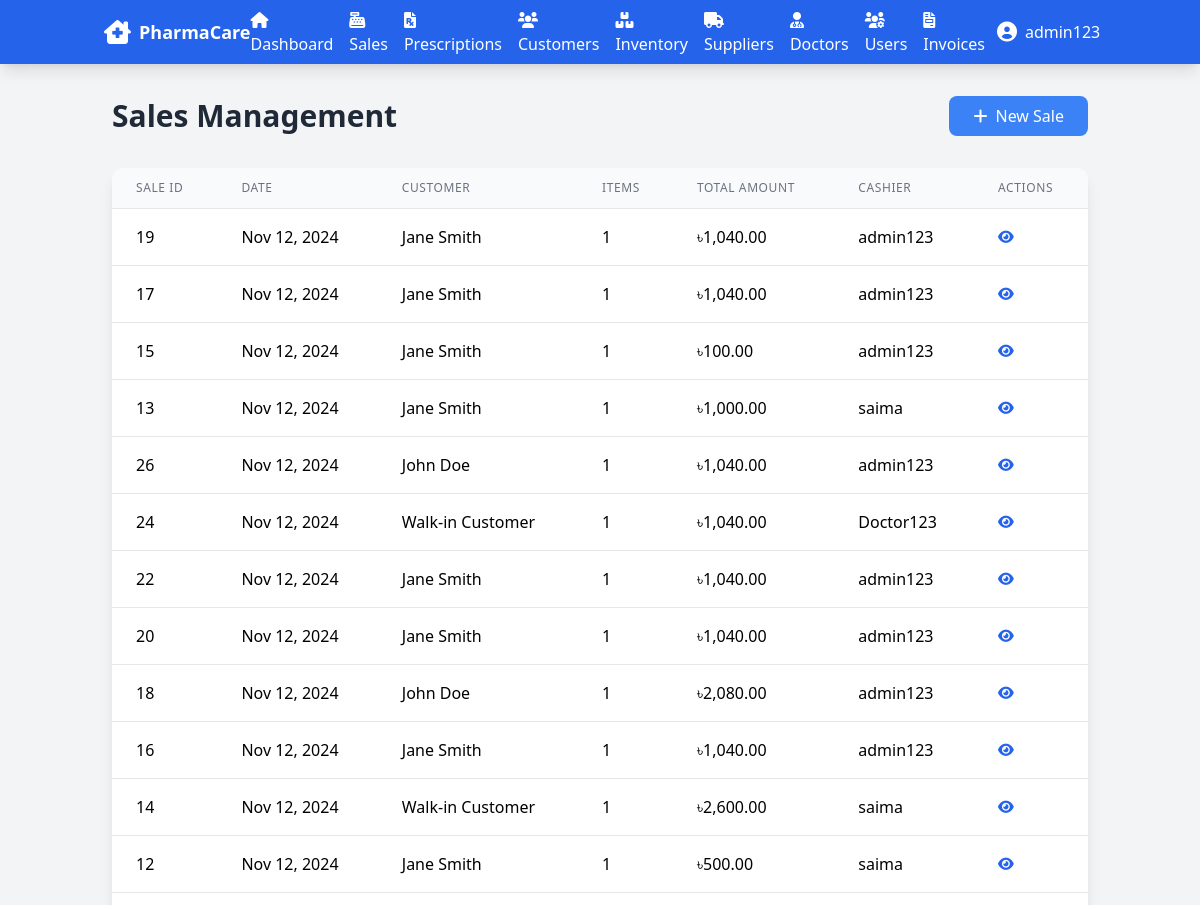
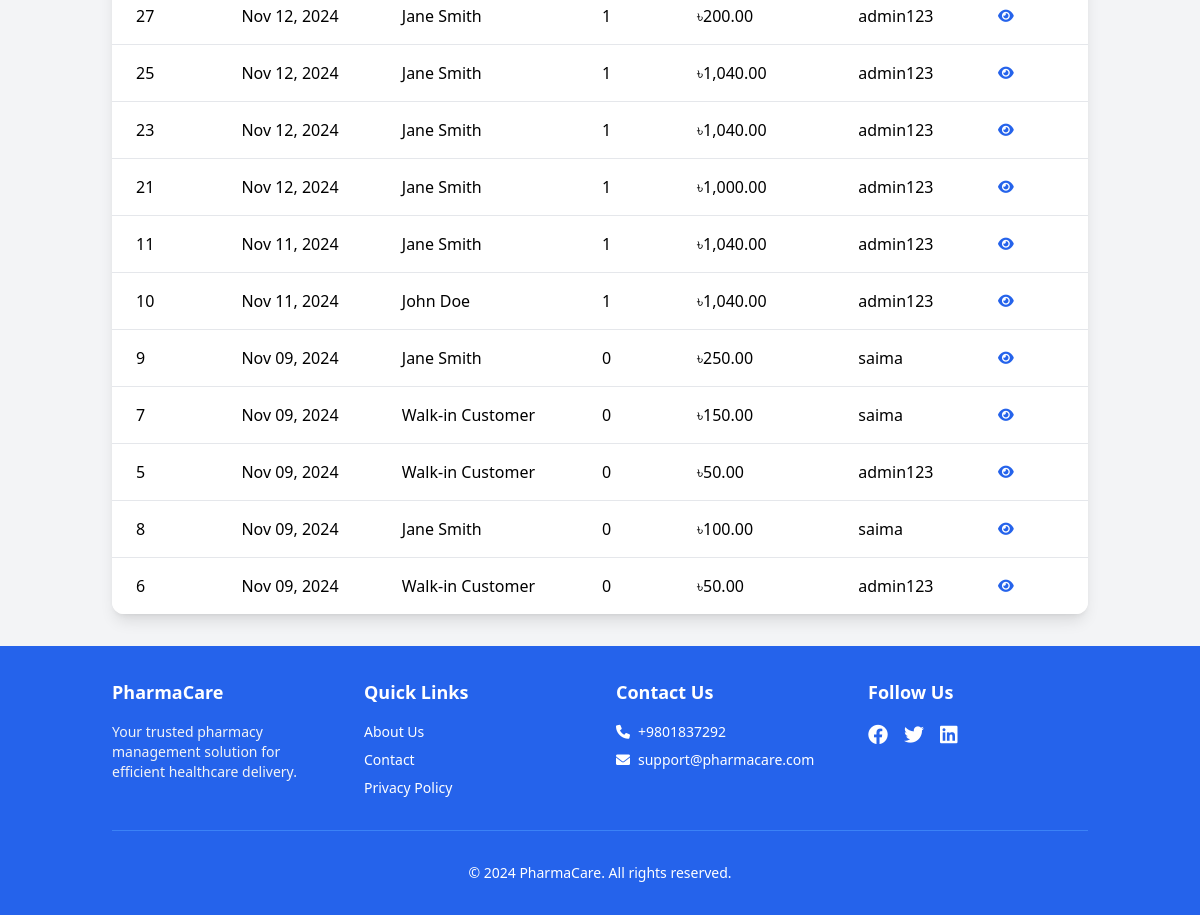
Page /sales/sales.php (signed in) on the committed database (2 pictures, top to bottom).
### tables this page shows
CREATE TABLE `counter_sale` (
  `sale_id` int(11) NOT NULL,
  `customer_id` int(11) DEFAULT NULL,
  `sale_date` date DEFAULT NULL,
  `total_amount` decimal(10,2) NOT NULL,
  `user_id` int(11) DEFAULT NULL
);

CREATE TABLE `customer` (
  `customer_id` int(11) NOT NULL,
  `name` varchar(100) NOT NULL,
  `contact_info` varchar(200) DEFAULT NULL,
  `registration_date` date DEFAULT NULL
);

CREATE TABLE `user` (
  `user_id` int(11) NOT NULL,
  `username` varchar(50) NOT NULL,
  `password_hash` varchar(255) NOT NULL,
  `role` varchar(20) DEFAULT NULL,
  `last_login` datetime DEFAULT NULL
);

### sales/sales.php (the view, shortened to what this page needs)
<?php
require_once '../includes/db_connect.php';
include_once '../includes/header.php';
$query = "
    SELECT
        cs.sale_id,
        cs.sale_date,
        cs.total_amount,
        c.name as customer_name,
        u.username as cashier_name,
        COUNT(csi.sale_item_id) as total_items
    FROM COUNTER_SALE cs
    LEFT JOIN CUSTOMER c ON cs.customer_id = c.customer_id
    LEFT JOIN USER u ON cs.user_id = u.user_id
    LEFT JOIN COUNTER_SALE_ITEM csi ON cs.sale_id = csi.sale_id
    GROUP BY cs.sale_id
    ORDER BY cs.sale_date DESC
";
$sales = $pdo->query($query)->fetchAll();
?>
<div class="container mx-auto px-6 py-8">
    <div class="flex justify-between items-center mb-8">
        <h2 class="text-3xl font-bold text-gray-800">Sales Management</h2>
        <button onclick="openNewSaleModal()"
                class="bg-blue-500 hover:bg-blue-600 text-white px-6 py-2 rounded-lg transition">
            <i class="fas fa-plus mr-2"></i>New Sale
        </button>
    </div>
    <div class="bg-white rounded-xl shadow-lg overflow-hidden">
        <table class="min-w-full divide-y divide-gray-200">
            <thead class="bg-gray-50">
                <tr>
                    <th class="px-6 py-3 text-left text-xs font-medium text-gray-500 uppercase tracking-wider">Sale ID</th>
                    <th class="px-6 py-3 text-left text-xs font-medium text-gray-500 uppercase tracking-wider">Date</th>
                    <th class="px-6 py-3 text-left text-xs font-medium text-gray-500 uppercase tracking-wider">Customer</th>
                    <th class="px-6 py-3 text-left text-xs font-medium text-gray-500 uppercase tracking-wider">Items</th>
                    <th class="px-6 py-3 text-left text-xs font-medium text-gray-500 uppercase tracking-wider">Total Amount</th>
                    <th class="px-6 py-3 text-left text-xs font-medium text-gray-500 uppercase tracking-wider">Cashier</th>
                    <th class="px-6 py-3 text-left text-xs font-medium text-gray-500 uppercase tracking-wider">Actions</th>
                </tr>
            </thead>
            <tbody class="bg-white divide-y divide-gray-200">
                <?php foreach ($sales as $sale): ?>
                    <tr class="hover:bg-gray-50">
                        <td class="px-6 py-4 whitespace-nowrap"><?php echo $sale['sale_id']; ?></td>
                        <td class="px-6 py-4 whitespace-nowrap">
                            <?php echo date('M d, Y', strtotime($sale['sale_date'])); ?>
                        </td>
                        <td class="px-6 py-4 whitespace-nowrap">
                            <?php echo htmlspecialchars($sale['customer_name'] ?? 'Walk-in Customer'); ?>
                        </td>
                        <td class="px-6 py-4 whitespace-nowrap"><?php echo $sale['total_items']; ?></td>
                        <td class="px-6 py-4 whitespace-nowrap">
                            ৳<?php echo number_format($sale['total_amount'], 2); ?>
                        </td>
                        <td class="px-6 py-4 whitespace-nowrap">
                            <?php echo htmlspecialchars($sale['cashier_name']); ?>
                        </td>
                        <td class="px-6 py-4 whitespace-nowrap text-sm font-medium">
                            <button onclick="viewSaleDetails(<?php echo $sale['sale_id']; ?>)"
                                    class="text-blue-600 hover:text-blue-900">
                                <i class="fas fa-eye"></i>
                            </button>
                        </td>
                    </tr>
                <?php endforeach; ?>
            </tbody>
        </table>
    </div>
</div>
<?php include_once '../includes/footer.php'; ?>

### rows in the picture
counter_sale: sale_id "19", sale_date "Nov 12, 2024", customer.name "Jane Smith", total_items "1", total_amount "1,040.00", user.username "admin123"
counter_sale: sale_id "17", sale_date "Nov 12, 2024", customer.name "Jane Smith", total_items "1", total_amount "1,040.00", user.username "admin123"
counter_sale: sale_id "15", sale_date "Nov 12, 2024", customer.name "Jane Smith", total_items "1", total_amount "100.00", user.username "admin123"
counter_sale: sale_id "13", sale_date "Nov 12, 2024", customer.name "Jane Smith", total_items "1", total_amount "1,000.00", user.username "saima"
counter_sale: sale_id "26", sale_date "Nov 12, 2024", customer.name "John Doe", total_items "1", total_amount "1,040.00", user.username "admin123"
counter_sale: sale_id "24", sale_date "Nov 12, 2024", customer_name "Walk-in Customer", total_items "1", total_amount "1,040.00", user.username "Doctor123"
counter_sale: sale_id "22", sale_date "Nov 12, 2024", customer.name "Jane Smith", total_items "1", total_amount "1,040.00", user.username "admin123"
counter_sale: sale_id "20", sale_date "Nov 12, 2024", customer.name "Jane Smith", total_items "1", total_amount "1,040.00", user.username "admin123"
counter_sale: sale_id "18", sale_date "Nov 12, 2024", customer.name "John Doe", total_items "1", total_amount "2,080.00", user.username "admin123"
counter_sale: sale_id "16", sale_date "Nov 12, 2024", customer.name "Jane Smith", total_items "1", total_amount "1,040.00", user.username "admin123"
counter_sale: sale_id "14", sale_date "Nov 12, 2024", customer_name "Walk-in Customer", total_items "1", total_amount "2,600.00", user.username "saima"
counter_sale: sale_id "12", sale_date "Nov 12, 2024", customer.name "Jane Smith", total_items "1", total_amount "500.00", user.username "saima"
counter_sale: sale_id "27", sale_date "Nov 12, 2024", customer.name "Jane Smith", total_items "1", total_amount "200.00", user.username "admin123"
counter_sale: sale_id "25", sale_date "Nov 12, 2024", customer.name "Jane Smith", total_items "1", total_amount "1,040.00", user.username "admin123"
counter_sale: sale_id "23", sale_date "Nov 12, 2024", customer.name "Jane Smith", total_items "1", total_amount "1,040.00", user.username "admin123"
counter_sale: sale_id "21", sale_date "Nov 12, 2024", customer.name "Jane Smith", total_items "1", total_amount "1,000.00", user.username "admin123"
counter_sale: sale_id "11", sale_date "Nov 11, 2024", customer.name "Jane Smith", total_items "1", total_amount "1,040.00", user.username "admin123"
counter_sale: sale_id "10", sale_date "Nov 11, 2024", customer.name "John Doe", total_items "1", total_amount "1,040.00", user.username "admin123"
counter_sale: sale_id "9", sale_date "Nov 09, 2024", customer.name "Jane Smith", total_items "0", total_amount "250.00", user.username "saima"
counter_sale: sale_id "7", sale_date "Nov 09, 2024", customer_name "Walk-in Customer", total_items "0", total_amount "150.00", user.username "saima"
counter_sale: sale_id "5", sale_date "Nov 09, 2024", customer_name "Walk-in Customer", total_items "0", total_amount "50.00", user.username "admin123"
counter_sale: sale_id "8", sale_date "Nov 09, 2024", customer.name "Jane Smith", total_items "0", total_amount "100.00", user.username "saima"
counter_sale: sale_id "6", sale_date "Nov 09, 2024", customer_name "Walk-in Customer", total_items "0", total_amount "50.00", user.username "admin123"

### other values in the picture
$_SESSION['username'] "admin123"
